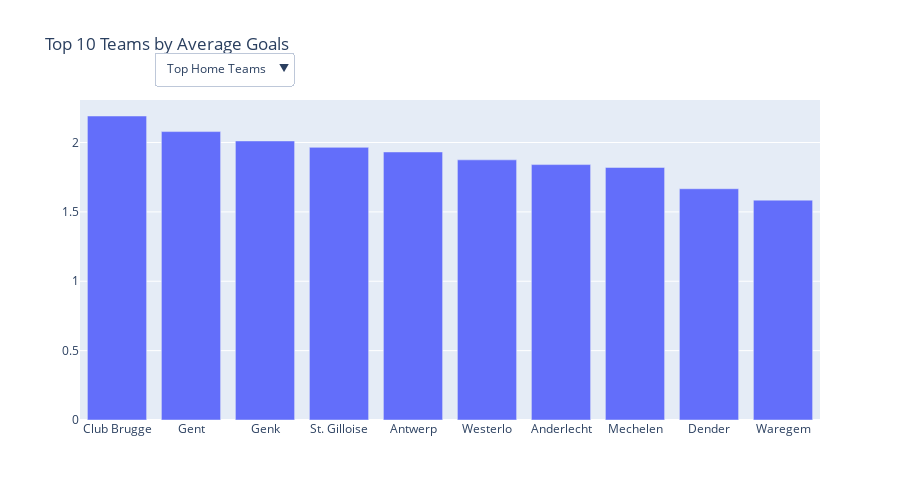

Notebook cell for this chart:
### Code cell
# Compute top 10 home teams
home_goals = df.groupby('HomeTeam')['FTHG'].mean().reset_index()
top_home = home_goals.sort_values(by='FTHG', ascending=False).head(10)

# Compute top 10 away teams
away_goals = df.groupby('AwayTeam')['FTAG'].mean().reset_index()
top_away = away_goals.sort_values(by='FTAG', ascending=False).head(10)

# Create the figure
fig = go.Figure()

# Add home team bar chart
fig.add_trace(go.Bar(
    x=top_home['HomeTeam'],
    y=top_home['FTHG'],
    name='Home Teams',
    visible=True
))

# Add away team bar chart
fig.add_trace(go.Bar(
    x=top_away['AwayTeam'],
    y=top_away['FTAG'],
    name='Away Teams',
    visible=False
))

# Add dropdown to toggle visibility
fig.update_layout(
    title='Top 10 Teams by Average Goals',
    updatemenus=[
        dict(
            type='dropdown',
            direction='down',
            buttons=[
                dict(label='Top Home Teams',
                     method='update',
                     args=[{'visible': [True, False]},
                           {'title': 'Top 10 Home Teams by Avg Goals',
                            'yaxis': {'title': 'Avg Home Goals'}}]),
                dict(label='Top Away Teams',
                     method='update',
                     args=[{'visible': [False, True]},
                           {'title': 'Top 10 Away Teams by Avg Goals',
                            'yaxis': {'title': 'Avg Away Goals'}}]),
            ],
            showactive=True,
            x=0.1,
            xanchor="left",
            y=1.15,
            yanchor="top"
        ),
    ]
)

fig.update_layout(height=500)

fig.show()

### Figure 1 — Plotly figure (JSON) as saved in the notebook; plotly's stock layout.template omitted (floating-point values rounded to 4 significant figures)
{"data": [{"name": "Home Teams", "type": "bar", "visible": true, "x": ["Club Brugge", "Gent", "Genk", "St. Gilloise", "Antwerp", "Westerlo", "Anderlecht", "Mechelen", "Dender", "Waregem"], "y": [2.191, 2.079, 2.011, 1.965, 1.932, 1.875, 1.841, 1.82, 1.667, 1.585]}, {"name": "Away Teams", "type": "bar", "visible": false, "x": ["Dender", "St. Gilloise", "Club Brugge", "Genk", "Gent", "Anderlecht", "Charleroi", "Antwerp", "Westerlo", "Oud-Heverlee Leuven"], "y": [2.333, 2.158, 1.83, 1.648, 1.557, 1.5, 1.414, 1.36, 1.359, 1.338]}], "layout": {"height": 500, "title": {"text": "Top 10 Teams by Average Goals"}, "updatemenus": [{"buttons": [{"args": [{"visible": [true, false]}, {"title": "Top 10 Home Teams by Avg Goals", "yaxis": {"title": "Avg Home Goals"}}], "label": "Top Home Teams", "method": "update"}, {"args": [{"visible": [false, true]}, {"title": "Top 10 Away Teams by Avg Goals", "yaxis": {"title": "Avg Away Goals"}}], "label": "Top Away Teams", "method": "update"}], "direction": "down", "showactive": true, "type": "dropdown", "x": 0.1, "xanchor": "left", "y": 1.15, "yanchor": "top"}]}}
